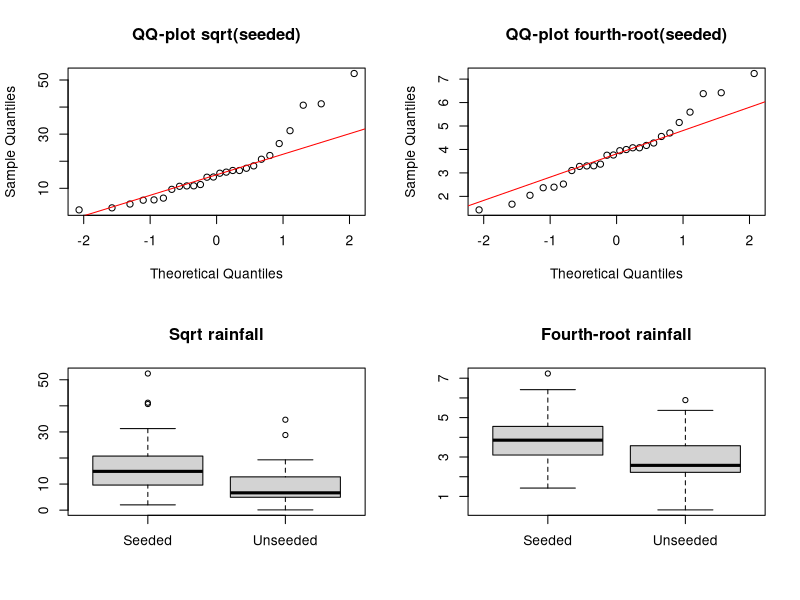

Write R code to recreate this figure.
options(digits = 3)

# Load data
clouds <- read.table("clouds.txt", header = TRUE)
seeded <- clouds$seeded
unseeded <- clouds$unseeded

# Transformations
seeded_sqrt  <- sqrt(seeded)
unseeded_sqrt <- sqrt(unseeded)

seeded_4rt  <- sqrt(seeded_sqrt)
unseeded_4rt <- sqrt(unseeded_sqrt)

# Visual check
par(mfrow=c(2,2))

qqnorm(seeded_sqrt, main="QQ-plot sqrt(seeded)")
qqline(seeded_sqrt, col="red")

qqnorm(seeded_4rt, main="QQ-plot fourth-root(seeded)")
qqline(seeded_4rt, col="red")

boxplot(seeded_sqrt, unseeded_sqrt,
        names=c("Seeded","Unseeded"),
        main="Sqrt rainfall")

boxplot(seeded_4rt, unseeded_4rt,
        names=c("Seeded","Unseeded"),
        main="Fourth-root rainfall")

par(mfrow=c(1,1))

# ----------------------
# Tests: sqrt data
# ----------------------

tt_sqrt  <- t.test(seeded_sqrt, unseeded_sqrt, alternative="greater")
mw_sqrt  <- wilcox.test(seeded_sqrt, unseeded_sqrt, alternative="greater", exact=FALSE)
ks_sqrt  <- ks.test(seeded_sqrt, unseeded_sqrt)

# ----------------------
# Tests: fourth-root data
# ----------------------

tt_4rt  <- t.test(seeded_4rt, unseeded_4rt, alternative="greater")
mw_4rt  <- wilcox.test(seeded_4rt, unseeded_4rt, alternative="greater", exact=FALSE)
ks_4rt  <- ks.test(seeded_4rt, unseeded_4rt)

# Short results table
results_1b <- data.frame(
  Transformation = c("Sqrt", "Fourth-root"),
  `Welch p` = c(tt_sqrt$p.value, tt_4rt$p.value),
  `Mann-Whitney p` = c(mw_sqrt$p.value, mw_4rt$p.value),
  `KS (two-sided) p` = c(ks_sqrt$p.value, ks_4rt$p.value)
)

results_1b
